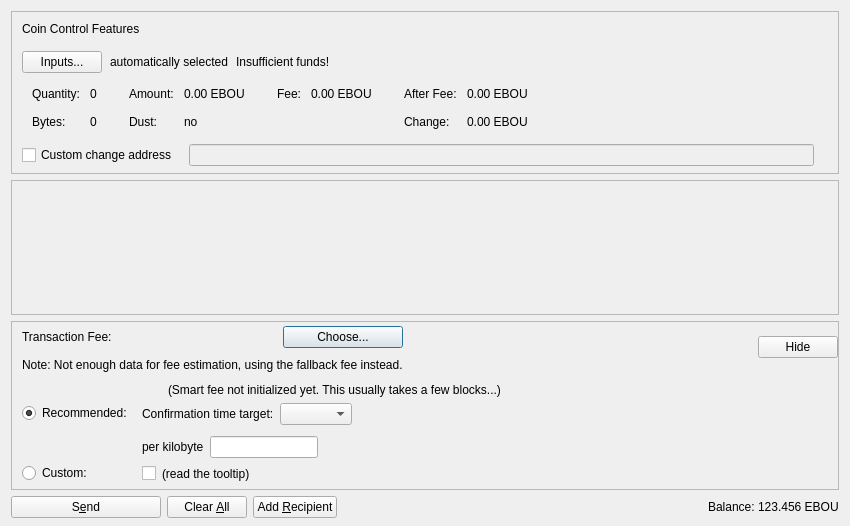
<?xml version="1.0" encoding="UTF-8"?>
<ui version="4.0">
 <class>SendCoinsDialog</class>
 <widget class="QDialog" name="SendCoinsDialog">
  <property name="geometry">
   <rect>
    <x>0</x>
    <y>0</y>
    <width>850</width>
    <height>526</height>
   </rect>
  </property>
  <property name="windowTitle">
   <string>Send Coins</string>
  </property>
  <layout class="QVBoxLayout" name="verticalLayout" stretch="0,1,0,0">
   <property name="bottomMargin">
    <number>8</number>
   </property>
   <item>
    <widget class="QFrame" name="frameCoinControl">
     <property name="sizePolicy">
      <sizepolicy hsizetype="Expanding" vsizetype="Expanding">
       <horstretch>0</horstretch>
       <verstretch>0</verstretch>
      </sizepolicy>
     </property>
     <property name="maximumSize">
      <size>
       <width>16777215</width>
       <height>16777215</height>
      </size>
     </property>
     <property name="frameShape">
      <enum>QFrame::StyledPanel</enum>
     </property>
     <property name="frameShadow">
      <enum>QFrame::Sunken</enum>
     </property>
     <layout class="QVBoxLayout" name="verticalLayoutCoinControl2">
      <property name="spacing">
       <number>0</number>
      </property>
      <property name="leftMargin">
       <number>0</number>
      </property>
      <property name="topMargin">
       <number>0</number>
      </property>
      <property name="rightMargin">
       <number>0</number>
      </property>
      <property name="bottomMargin">
       <number>6</number>
      </property>
      <item>
       <layout class="QVBoxLayout" name="verticalLayoutCoinControl" stretch="0,0,0,0,1">
        <property name="spacing">
         <number>0</number>
        </property>
        <property name="leftMargin">
         <number>10</number>
        </property>
        <property name="topMargin">
         <number>10</number>
        </property>
        <item>
         <layout class="QHBoxLayout" name="horizontalLayoutCoinControl1">
          <property name="bottomMargin">
           <number>15</number>
          </property>
          <item>
           <widget class="QLabel" name="labelCoinControlFeatures">
            <property name="sizePolicy">
             <sizepolicy hsizetype="Preferred" vsizetype="Maximum">
              <horstretch>0</horstretch>
              <verstretch>0</verstretch>
             </sizepolicy>
            </property>
            <property name="text">
             <string>Coin Control Features</string>
            </property>
           </widget>
          </item>
         </layout>
        </item>
        <item>
         <layout class="QHBoxLayout" name="horizontalLayoutCoinControl2" stretch="0,0,0,0">
          <property name="spacing">
           <number>8</number>
          </property>
          <property name="bottomMargin">
           <number>10</number>
          </property>
          <item>
           <widget class="QPushButton" name="pushButtonCoinControl">
            <property name="styleSheet">
             <string notr="true"/>
            </property>
            <property name="text">
             <string>Inputs...</string>
            </property>
            <property name="autoDefault">
             <bool>false</bool>
            </property>
           </widget>
          </item>
          <item>
           <widget class="QLabel" name="labelCoinControlAutomaticallySelected">
            <property name="text">
             <string>automatically selected</string>
            </property>
            <property name="margin">
             <number>5</number>
            </property>
           </widget>
          </item>
          <item>
           <widget class="QLabel" name="labelCoinControlInsuffFunds">
            <property name="text">
             <string>Insufficient funds!</string>
            </property>
            <property name="margin">
             <number>5</number>
            </property>
           </widget>
          </item>
          <item>
           <spacer name="horizontalSpacerCoinControl">
            <property name="orientation">
             <enum>Qt::Horizontal</enum>
            </property>
            <property name="sizeHint" stdset="0">
             <size>
              <width>40</width>
              <height>1</height>
             </size>
            </property>
           </spacer>
          </item>
         </layout>
        </item>
        <item>
         <widget class="QWidget" name="widgetCoinControl" native="true">
          <property name="sizePolicy">
           <sizepolicy hsizetype="Preferred" vsizetype="Preferred">
            <horstretch>0</horstretch>
            <verstretch>0</verstretch>
           </sizepolicy>
          </property>
          <property name="minimumSize">
           <size>
            <width>0</width>
            <height>0</height>
           </size>
          </property>
          <property name="styleSheet">
           <string notr="true"/>
          </property>
          <layout class="QHBoxLayout" name="horizontalLayoutCoinControl5">
           <property name="leftMargin">
            <number>0</number>
           </property>
           <property name="topMargin">
            <number>0</number>
           </property>
           <property name="rightMargin">
            <number>0</number>
           </property>
           <property name="bottomMargin">
            <number>0</number>
           </property>
           <item>
            <layout class="QHBoxLayout" name="horizontalLayoutCoinControl3" stretch="0,0,0,1">
             <property name="spacing">
              <number>20</number>
             </property>
             <property name="topMargin">
              <number>0</number>
             </property>
             <property name="bottomMargin">
              <number>10</number>
             </property>
             <item>
              <layout class="QFormLayout" name="formLayoutCoinControl1">
               <property name="horizontalSpacing">
                <number>10</number>
               </property>
               <property name="verticalSpacing">
                <number>14</number>
               </property>
               <property name="leftMargin">
                <number>10</number>
               </property>
               <property name="topMargin">
                <number>4</number>
               </property>
               <property name="rightMargin">
                <number>6</number>
               </property>
               <item row="0" column="0">
                <widget class="QLabel" name="labelCoinControlQuantityText">
                 <property name="text">
                  <string>Quantity:</string>
                 </property>
                 <property name="margin">
                  <number>0</number>
                 </property>
                </widget>
               </item>
               <item row="0" column="1">
                <widget class="QLabel" name="labelCoinControlQuantity">
                 <property name="cursor">
                  <cursorShape>IBeamCursor</cursorShape>
                 </property>
                 <property name="contextMenuPolicy">
                  <enum>Qt::ActionsContextMenu</enum>
                 </property>
                 <property name="text">
                  <string notr="true">0</string>
                 </property>
                 <property name="margin">
                  <number>0</number>
                 </property>
                 <property name="textInteractionFlags">
                  <set>Qt::LinksAccessibleByMouse|Qt::TextSelectableByKeyboard|Qt::TextSelectableByMouse</set>
                 </property>
                </widget>
               </item>
               <item row="1" column="0">
                <widget class="QLabel" name="labelCoinControlBytesText">
                 <property name="text">
                  <string>Bytes:</string>
                 </property>
                </widget>
               </item>
               <item row="1" column="1">
                <widget class="QLabel" name="labelCoinControlBytes">
                 <property name="cursor">
                  <cursorShape>IBeamCursor</cursorShape>
                 </property>
                 <property name="contextMenuPolicy">
                  <enum>Qt::ActionsContextMenu</enum>
                 </property>
                 <property name="text">
                  <string notr="true">0</string>
                 </property>
                 <property name="textInteractionFlags">
                  <set>Qt::LinksAccessibleByMouse|Qt::TextSelectableByKeyboard|Qt::TextSelectableByMouse</set>
                 </property>
                </widget>
               </item>
              </layout>
             </item>
             <item>
              <layout class="QFormLayout" name="formLayoutCoinControl2">
               <property name="horizontalSpacing">
                <number>10</number>
               </property>
               <property name="verticalSpacing">
                <number>14</number>
               </property>
               <property name="leftMargin">
                <number>6</number>
               </property>
               <property name="topMargin">
                <number>4</number>
               </property>
               <property name="rightMargin">
                <number>6</number>
               </property>
               <item row="0" column="0">
                <widget class="QLabel" name="labelCoinControlAmountText">
                 <property name="text">
                  <string>Amount:</string>
                 </property>
                 <property name="margin">
                  <number>0</number>
                 </property>
                </widget>
               </item>
               <item row="0" column="1">
                <widget class="QLabel" name="labelCoinControlAmount">
                 <property name="cursor">
                  <cursorShape>IBeamCursor</cursorShape>
                 </property>
                 <property name="contextMenuPolicy">
                  <enum>Qt::ActionsContextMenu</enum>
                 </property>
                 <property name="text">
                  <string notr="true">0.00 EBOU</string>
                 </property>
                 <property name="textInteractionFlags">
                  <set>Qt::LinksAccessibleByMouse|Qt::TextSelectableByKeyboard|Qt::TextSelectableByMouse</set>
                 </property>
                </widget>
               </item>
               <item row="1" column="0">
                <widget class="QLabel" name="labelCoinControlLowOutputText">
                 <property name="text">
                  <string>Dust:</string>
                 </property>
                </widget>
               </item>
               <item row="1" column="1">
                <widget class="QLabel" name="labelCoinControlLowOutput">
                 <property name="cursor">
                  <cursorShape>IBeamCursor</cursorShape>
                 </property>
                 <property name="contextMenuPolicy">
                  <enum>Qt::ActionsContextMenu</enum>
                 </property>
                 <property name="text">
                  <string notr="true">no</string>
                 </property>
                 <property name="textInteractionFlags">
                  <set>Qt::LinksAccessibleByMouse|Qt::TextSelectableByKeyboard|Qt::TextSelectableByMouse</set>
                 </property>
                </widget>
               </item>
              </layout>
             </item>
             <item>
              <layout class="QFormLayout" name="formLayoutCoinControl3">
               <property name="horizontalSpacing">
                <number>10</number>
               </property>
               <property name="verticalSpacing">
                <number>14</number>
               </property>
               <property name="leftMargin">
                <number>6</number>
               </property>
               <property name="topMargin">
                <number>4</number>
               </property>
               <property name="rightMargin">
                <number>6</number>
               </property>
               <item row="0" column="0">
                <widget class="QLabel" name="labelCoinControlFeeText">
                 <property name="text">
                  <string>Fee:</string>
                 </property>
                 <property name="margin">
                  <number>0</number>
                 </property>
                </widget>
               </item>
               <item row="0" column="1">
                <widget class="QLabel" name="labelCoinControlFee">
                 <property name="cursor">
                  <cursorShape>IBeamCursor</cursorShape>
                 </property>
                 <property name="contextMenuPolicy">
                  <enum>Qt::ActionsContextMenu</enum>
                 </property>
                 <property name="text">
                  <string notr="true">0.00 EBOU</string>
                 </property>
                 <property name="textInteractionFlags">
                  <set>Qt::LinksAccessibleByMouse|Qt::TextSelectableByKeyboard|Qt::TextSelectableByMouse</set>
                 </property>
                </widget>
               </item>
              </layout>
             </item>
             <item>
              <layout class="QFormLayout" name="formLayoutCoinControl4">
               <property name="horizontalSpacing">
                <number>10</number>
               </property>
               <property name="verticalSpacing">
                <number>14</number>
               </property>
               <property name="leftMargin">
                <number>6</number>
               </property>
               <property name="topMargin">
                <number>4</number>
               </property>
               <property name="rightMargin">
                <number>6</number>
               </property>
               <item row="0" column="0">
                <widget class="QLabel" name="labelCoinControlAfterFeeText">
                 <property name="text">
                  <string>After Fee:</string>
                 </property>
                 <property name="margin">
                  <number>0</number>
                 </property>
                </widget>
               </item>
               <item row="0" column="1">
                <widget class="QLabel" name="labelCoinControlAfterFee">
                 <property name="cursor">
                  <cursorShape>IBeamCursor</cursorShape>
                 </property>
                 <property name="contextMenuPolicy">
                  <enum>Qt::ActionsContextMenu</enum>
                 </property>
                 <property name="text">
                  <string notr="true">0.00 EBOU</string>
                 </property>
                 <property name="textInteractionFlags">
                  <set>Qt::LinksAccessibleByMouse|Qt::TextSelectableByKeyboard|Qt::TextSelectableByMouse</set>
                 </property>
                </widget>
               </item>
               <item row="1" column="0">
                <widget class="QLabel" name="labelCoinControlChangeText">
                 <property name="text">
                  <string>Change:</string>
                 </property>
                </widget>
               </item>
               <item row="1" column="1">
                <widget class="QLabel" name="labelCoinControlChange">
                 <property name="cursor">
                  <cursorShape>IBeamCursor</cursorShape>
                 </property>
                 <property name="contextMenuPolicy">
                  <enum>Qt::ActionsContextMenu</enum>
                 </property>
                 <property name="text">
                  <string notr="true">0.00 EBOU</string>
                 </property>
                 <property name="textInteractionFlags">
                  <set>Qt::LinksAccessibleByMouse|Qt::TextSelectableByKeyboard|Qt::TextSelectableByMouse</set>
                 </property>
                </widget>
               </item>
              </layout>
             </item>
            </layout>
           </item>
          </layout>
         </widget>
        </item>
        <item>
         <layout class="QHBoxLayout" name="horizontalLayoutCoinControl4" stretch="0,0,0">
          <property name="spacing">
           <number>12</number>
          </property>
          <property name="sizeConstraint">
           <enum>QLayout::SetDefaultConstraint</enum>
          </property>
          <property name="topMargin">
           <number>5</number>
          </property>
          <property name="rightMargin">
           <number>5</number>
          </property>
          <item>
           <widget class="QCheckBox" name="checkBoxCoinControlChange">
            <property name="toolTip">
             <string>If this is activated, but the change address is empty or invalid, change will be sent to a newly generated address.</string>
            </property>
            <property name="text">
             <string>Custom change address</string>
            </property>
           </widget>
          </item>
          <item>
           <widget class="QValidatedLineEdit" name="lineEditCoinControlChange">
            <property name="enabled">
             <bool>false</bool>
            </property>
            <property name="sizePolicy">
             <sizepolicy hsizetype="Expanding" vsizetype="Fixed">
              <horstretch>0</horstretch>
              <verstretch>0</verstretch>
             </sizepolicy>
            </property>
           </widget>
          </item>
          <item>
           <widget class="QLabel" name="labelCoinControlChangeLabel">
            <property name="sizePolicy">
             <sizepolicy hsizetype="Preferred" vsizetype="Expanding">
              <horstretch>0</horstretch>
              <verstretch>0</verstretch>
             </sizepolicy>
            </property>
            <property name="minimumSize">
             <size>
              <width>0</width>
              <height>0</height>
             </size>
            </property>
            <property name="text">
             <string/>
            </property>
            <property name="margin">
             <number>3</number>
            </property>
           </widget>
          </item>
         </layout>
        </item>
        <item>
         <spacer name="verticalSpacerCoinControl">
          <property name="orientation">
           <enum>Qt::Vertical</enum>
          </property>
          <property name="sizeHint" stdset="0">
           <size>
            <width>800</width>
            <height>1</height>
           </size>
          </property>
         </spacer>
        </item>
       </layout>
      </item>
     </layout>
    </widget>
   </item>
   <item>
    <widget class="QScrollArea" name="scrollArea">
     <property name="widgetResizable">
      <bool>true</bool>
     </property>
     <widget class="QWidget" name="scrollAreaWidgetContents">
      <property name="geometry">
       <rect>
        <x>0</x>
        <y>0</y>
        <width>830</width>
        <height>104</height>
       </rect>
      </property>
      <layout class="QVBoxLayout" name="verticalLayout_2" stretch="0,1">
       <property name="leftMargin">
        <number>0</number>
       </property>
       <property name="topMargin">
        <number>0</number>
       </property>
       <property name="rightMargin">
        <number>0</number>
       </property>
       <property name="bottomMargin">
        <number>0</number>
       </property>
       <item>
        <layout class="QVBoxLayout" name="entries">
         <property name="spacing">
          <number>6</number>
         </property>
        </layout>
       </item>
       <item>
        <spacer name="verticalSpacer">
         <property name="orientation">
          <enum>Qt::Vertical</enum>
         </property>
         <property name="sizeHint" stdset="0">
          <size>
           <width>20</width>
           <height>40</height>
          </size>
         </property>
        </spacer>
       </item>
      </layout>
     </widget>
    </widget>
   </item>
   <item>
    <widget class="QFrame" name="frameFee">
     <property name="sizePolicy">
      <sizepolicy hsizetype="Expanding" vsizetype="Expanding">
       <horstretch>0</horstretch>
       <verstretch>0</verstretch>
      </sizepolicy>
     </property>
     <property name="maximumSize">
      <size>
       <width>16777215</width>
       <height>16777215</height>
      </size>
     </property>
     <property name="frameShape">
      <enum>QFrame::StyledPanel</enum>
     </property>
     <property name="frameShadow">
      <enum>QFrame::Sunken</enum>
     </property>
     <layout class="QVBoxLayout" name="verticalLayoutFee1">
      <property name="spacing">
       <number>0</number>
      </property>
      <property name="leftMargin">
       <number>0</number>
      </property>
      <property name="topMargin">
       <number>0</number>
      </property>
      <property name="rightMargin">
       <number>0</number>
      </property>
      <property name="bottomMargin">
       <number>0</number>
      </property>
      <item>
       <layout class="QVBoxLayout" name="verticalLayoutFee2" stretch="0,0,0">
        <property name="spacing">
         <number>0</number>
        </property>
        <property name="leftMargin">
         <number>10</number>
        </property>
        <property name="topMargin">
         <number>0</number>
        </property>
        <item>
         <layout class="QHBoxLayout" name="horizontalLayoutFee1">
          <property name="bottomMargin">
           <number>0</number>
          </property>
          <item>
           <layout class="QVBoxLayout" name="verticalLayoutFee7">
            <property name="spacing">
             <number>0</number>
            </property>
            <item>
             <spacer name="verticalSpacerSmartFee">
              <property name="orientation">
               <enum>Qt::Vertical</enum>
              </property>
              <property name="sizeType">
               <enum>QSizePolicy::Fixed</enum>
              </property>
              <property name="sizeHint" stdset="0">
               <size>
                <width>1</width>
                <height>4</height>
               </size>
              </property>
             </spacer>
            </item>
            <item>
             <layout class="QHBoxLayout" name="horizontalLayoutSmartFee">
              <property name="spacing">
               <number>10</number>
              </property>
              <item>
               <widget class="QLabel" name="labelFeeHeadline">
                <property name="sizePolicy">
                 <sizepolicy hsizetype="Preferred" vsizetype="Maximum">
                  <horstretch>0</horstretch>
                  <verstretch>0</verstretch>
                 </sizepolicy>
                </property>
                <property name="text">
                 <string>Transaction Fee:</string>
                </property>
               </widget>
              </item>
              <item>
               <widget class="QLabel" name="labelFeeMinimized">
                <property name="text">
                 <string/>
                </property>
               </widget>
              </item>
              <item>
               <widget class="QPushButton" name="buttonChooseFee">
                <property name="text">
                 <string>Choose...</string>
                </property>
               </widget>
              </item>
             </layout>
            </item>
            <item>
             <spacer name="verticalSpacer_7">
              <property name="orientation">
               <enum>Qt::Vertical</enum>
              </property>
              <property name="sizeHint" stdset="0">
               <size>
                <width>1</width>
                <height>10</height>
               </size>
              </property>
             </spacer>
            </item>
            <item>
             <widget class="QLabel" name="fallbackFeeWarningLabel">
              <property name="toolTip">
               <string>Using the fallbackfee can result in sending a transaction that will take several hours or days (or never) to confirm. Consider choosing your fee manually or wait until you have validated the complete chain.</string>
              </property>
              <property name="text">
               <string>Note: Not enough data for fee estimation, using the fallback fee instead.</string>
              </property>
              <property name="wordWrap">
               <bool>false</bool>
              </property>
             </widget>
            </item>
            <item>
             <spacer name="verticalSpacer_5">
              <property name="orientation">
               <enum>Qt::Vertical</enum>
              </property>
              <property name="sizeHint" stdset="0">
               <size>
                <width>1</width>
                <height>1</height>
               </size>
              </property>
             </spacer>
            </item>
           </layout>
          </item>
          <item>
           <spacer name="horizontalSpacer_4">
            <property name="orientation">
             <enum>Qt::Horizontal</enum>
            </property>
            <property name="sizeHint" stdset="0">
             <size>
              <width>1</width>
              <height>1</height>
             </size>
            </property>
           </spacer>
          </item>
          <item>
           <widget class="QPushButton" name="buttonMinimizeFee">
            <property name="toolTip">
             <string>collapse fee-settings</string>
            </property>
            <property name="text">
             <string>Hide</string>
            </property>
           </widget>
          </item>
         </layout>
        </item>
        <item>
         <widget class="QFrame" name="frameFeeSelection">
          <layout class="QVBoxLayout" name="verticalLayoutFee12">
           <property name="spacing">
            <number>0</number>
           </property>
           <property name="leftMargin">
            <number>0</number>
           </property>
           <property name="topMargin">
            <number>0</number>
           </property>
           <property name="rightMargin">
            <number>0</number>
           </property>
           <property name="bottomMargin">
            <number>0</number>
           </property>
           <item>
            <layout class="QGridLayout" name="gridLayoutFee">
             <property name="topMargin">
              <number>10</number>
             </property>
             <property name="bottomMargin">
              <number>4</number>
             </property>
             <property name="horizontalSpacing">
              <number>10</number>
             </property>
             <property name="verticalSpacing">
              <number>4</number>
             </property>
             <item row="1" column="1">
              <layout class="QVBoxLayout" name="verticalLayoutFee8">
               <property name="spacing">
                <number>6</number>
               </property>
               <property name="topMargin">
                <number>3</number>
               </property>
               <item>
                <layout class="QHBoxLayout" name="horizontalLayoutFee13" stretch="0,0,1">
                 <item>
                  <widget class="QLabel" name="labelCustomPerKilobyte">
                   <property name="toolTip">
                    <string>If the custom fee is set to 1000 hybs and the transaction is only 250 bytes, then &quot;per kilobyte&quot; only pays 250 hybs in fee,&lt;br /&gt;while &quot;at least&quot; pays 1000 hybs. For transactions bigger than a kilobyte both pay by kilobyte.</string>
                   </property>
                   <property name="text">
                    <string>per kilobyte</string>
                   </property>
                  </widget>
                 </item>
                 <item>
                  <widget class="BitcoinAmountField" name="customFee"/>
                 </item>
                 <item>
                  <spacer name="horizontalSpacer_6">
                   <property name="orientation">
                    <enum>Qt::Horizontal</enum>
                   </property>
                   <property name="sizeHint" stdset="0">
                    <size>
                     <width>1</width>
                     <height>1</height>
                    </size>
                   </property>
                  </spacer>
                 </item>
                </layout>
               </item>
               <item>
                <layout class="QHBoxLayout" name="horizontalLayoutFee8">
                 <item>
                  <widget class="QCheckBox" name="checkBoxMinimumFee">
                   <property name="toolTip">
                    <string>Paying only the minimum fee is just fine as long as there is less transaction volume than space in the blocks.&lt;br /&gt;But be aware that this can end up in a never confirming transaction once there is more demand for ebou transactions than the network can process.</string>
                   </property>
                   <property name="text">
                    <string/>
                   </property>
                  </widget>
                 </item>
                 <item>
                  <widget class="QLabel" name="labelMinFeeWarning">
                   <property name="enabled">
                    <bool>true</bool>
                   </property>
                   <property name="toolTip">
                    <string>Paying only the minimum fee is just fine as long as there is less transaction volume than space in the blocks.&lt;br /&gt;But be aware that this can end up in a never confirming transaction once there is more demand for ebou transactions than the network can process.</string>
                   </property>
                   <property name="text">
                    <string>(read the tooltip)</string>
                   </property>
                   <property name="margin">
                    <number>5</number>
                   </property>
                  </widget>
                 </item>
                 <item>
                  <spacer name="horizontalSpacer_2">
                   <property name="orientation">
                    <enum>Qt::Horizontal</enum>
                   </property>
                   <property name="sizeHint" stdset="0">
                    <size>
                     <width>1</width>
                     <height>1</height>
                    </size>
                   </property>
                  </spacer>
                 </item>
                </layout>
               </item>
              </layout>
             </item>
             <item row="0" column="0">
              <layout class="QVBoxLayout" name="verticalLayoutFee4" stretch="0,1">
               <property name="topMargin">
                <number>20</number>
               </property>
               <property name="bottomMargin">
                <number>3</number>
               </property>
               <item>
                <widget class="QRadioButton" name="radioSmartFee">
                 <property name="text">
                  <string>Recommended:</string>
                 </property>
                 <property name="checked">
                  <bool>true</bool>
                 </property>
                 <attribute name="buttonGroup">
                  <string notr="true">groupFee</string>
                 </attribute>
                </widget>
               </item>
               <item>
                <spacer name="verticalSpacer_2">
                 <property name="orientation">
                  <enum>Qt::Vertical</enum>
                 </property>
                 <property name="sizeHint" stdset="0">
                  <size>
                   <width>1</width>
                   <height>1</height>
                  </size>
                 </property>
                </spacer>
               </item>
              </layout>
             </item>
             <item row="1" column="0">
              <layout class="QVBoxLayout" name="verticalLayoutFee9" stretch="0,1">
               <property name="topMargin">
                <number>30</number>
               </property>
               <item>
                <widget class="QRadioButton" name="radioCustomFee">
                 <property name="text">
                  <string>Custom:</string>
                 </property>
                 <attribute name="buttonGroup">
                  <string notr="true">groupFee</string>
                 </attribute>
                </widget>
               </item>
               <item>
                <spacer name="verticalSpacer_6">
                 <property name="orientation">
                  <enum>Qt::Vertical</enum>
                 </property>
                 <property name="sizeHint" stdset="0">
                  <size>
                   <width>1</width>
                   <height>1</height>
                  </size>
                 </property>
                </spacer>
               </item>
              </layout>
             </item>
             <item row="0" column="1">
              <layout class="QVBoxLayout" name="verticalLayoutFee3" stretch="0,0,1">
               <property name="spacing">
                <number>6</number>
               </property>
               <property name="topMargin">
                <number>0</number>
               </property>
               <property name="bottomMargin">
                <number>3</number>
               </property>
               <item>
                <layout class="QHBoxLayout" name="horizontalLayoutFee12">
                 <item>
                  <widget class="QLabel" name="labelSmartFee">
                   <property name="text">
                    <string/>
                   </property>
                   <property name="margin">
                    <number>2</number>
                   </property>
                  </widget>
                 </item>
                 <item>
                  <widget class="QLabel" name="labelFeeEstimation">
                   <property name="text">
                    <string/>
                   </property>
                  </widget>
                 </item>
                 <item>
                  <widget class="QLabel" name="labelSmartFee2">
                   <property name="text">
                    <string>(Smart fee not initialized yet. This usually takes a few blocks...)</string>
                   </property>
                   <property name="margin">
                    <number>2</number>
                   </property>
                  </widget>
                 </item>
                 <item>
                  <spacer name="horizontalSpacer_5">
                   <property name="orientation">
                    <enum>Qt::Horizontal</enum>
                   </property>
                   <property name="sizeHint" stdset="0">
                    <size>
                     <width>1</width>
                     <height>1</height>
                    </size>
                   </property>
                  </spacer>
                 </item>
                </layout>
               </item>
               <item>
                <layout class="QHBoxLayout" name="horizontalLayoutFee9">
                 <item>
                  <layout class="QVBoxLayout" name="verticalLayoutFee6">
                   <item>
                    <widget class="QLabel" name="labelSmartFee3">
                     <property name="text">
                      <string>Confirmation time target:</string>
                     </property>
                     <property name="margin">
                      <number>2</number>
                     </property>
                    </widget>
                   </item>
                  </layout>
                 </item>
                 <item>
                  <layout class="QVBoxLayout" name="verticalLayoutFee5">
                   <property name="rightMargin">
                    <number>30</number>
                   </property>
                   <item>
                    <layout class="QHBoxLayout" name="horizontalLayoutConfTarget">
                     <property name="bottomMargin">
                      <number>0</number>
                     </property>
                     <item>
                      <widget class="QComboBox" name="confTargetSelector"/>
                     </item>
                     <item>
                      <spacer name="horizontalSpacerConfTarget">
                       <property name="orientation">
                        <enum>Qt::Horizontal</enum>
                       </property>
                       <property name="sizeHint" stdset="0">
                        <size>
                         <width>40</width>
                         <height>20</height>
                        </size>
                       </property>
                      </spacer>
                     </item>
                    </layout>
                   </item>
                  </layout>
                 </item>
                </layout>
               </item>
               <item>
                <spacer name="verticalSpacer_4">
                 <property name="orientation">
                  <enum>Qt::Vertical</enum>
                 </property>
                 <property name="sizeHint" stdset="0">
                  <size>
                   <width>1</width>
                   <height>1</height>
                  </size>
                 </property>
                </spacer>
               </item>
              </layout>
             </item>
            </layout>
           </item>
          </layout>
         </widget>
        </item>
        <item>
         <spacer name="verticalSpacerFee">
          <property name="orientation">
           <enum>Qt::Vertical</enum>
          </property>
          <property name="sizeHint" stdset="0">
           <size>
            <width>800</width>
            <height>1</height>
           </size>
          </property>
         </spacer>
        </item>
       </layout>
      </item>
     </layout>
    </widget>
   </item>
   <item>
    <layout class="QHBoxLayout" name="horizontalLayout">
     <item>
      <widget class="QPushButton" name="sendButton">
       <property name="minimumSize">
        <size>
         <width>150</width>
         <height>0</height>
        </size>
       </property>
       <property name="toolTip">
        <string>Confirm the send action</string>
       </property>
       <property name="text">
        <string>S&amp;end</string>
       </property>
       <property name="autoDefault">
        <bool>false</bool>
       </property>
       <property name="default">
        <bool>false</bool>
       </property>
      </widget>
     </item>
     <item>
      <widget class="QPushButton" name="clearButton">
       <property name="sizePolicy">
        <sizepolicy hsizetype="Minimum" vsizetype="Fixed">
         <horstretch>0</horstretch>
         <verstretch>0</verstretch>
        </sizepolicy>
       </property>
       <property name="toolTip">
        <string>Clear all fields of the form.</string>
       </property>
       <property name="text">
        <string>Clear &amp;All</string>
       </property>
       <property name="autoDefault">
        <bool>false</bool>
       </property>
      </widget>
     </item>
     <item>
      <widget class="QPushButton" name="addButton">
       <property name="toolTip">
        <string>Send to multiple recipients at once</string>
       </property>
       <property name="text">
        <string>Add &amp;Recipient</string>
       </property>
       <property name="autoDefault">
        <bool>false</bool>
       </property>
      </widget>
     </item>
     <item>
      <spacer name="horizontalSpacer">
       <property name="orientation">
        <enum>Qt::Horizontal</enum>
       </property>
       <property name="sizeHint" stdset="0">
        <size>
         <width>40</width>
         <height>20</height>
        </size>
       </property>
      </spacer>
     </item>
     <item>
      <layout class="QHBoxLayout" name="horizontalLayout_2">
       <property name="spacing">
        <number>3</number>
       </property>
       <item>
        <widget class="QLabel" name="labelBalanceText">
         <property name="text">
          <string>Balance:</string>
         </property>
        </widget>
       </item>
       <item>
        <widget class="QLabel" name="labelBalance">
         <property name="sizePolicy">
          <sizepolicy hsizetype="Preferred" vsizetype="Preferred">
           <horstretch>0</horstretch>
           <verstretch>0</verstretch>
          </sizepolicy>
         </property>
         <property name="cursor">
          <cursorShape>IBeamCursor</cursorShape>
         </property>
         <property name="text">
          <string notr="true">123.456 EBOU</string>
         </property>
         <property name="textInteractionFlags">
          <set>Qt::LinksAccessibleByMouse|Qt::TextSelectableByKeyboard|Qt::TextSelectableByMouse</set>
         </property>
        </widget>
       </item>
      </layout>
     </item>
    </layout>
   </item>
  </layout>
 </widget>
 <customwidgets>
  <customwidget>
   <class>QValidatedLineEdit</class>
   <extends>QLineEdit</extends>
   <header>qt/qvalidatedlineedit.h</header>
  </customwidget>
  <customwidget>
   <class>BitcoinAmountField</class>
   <extends>QLineEdit</extends>
   <header>qt/bitcoinamountfield.h</header>
   <container>1</container>
  </customwidget>
 </customwidgets>
 <resources>
  <include location="../ebou.qrc"/>
 </resources>
 <connections/>
 <buttongroups>
  <buttongroup name="groupFee"/>
 </buttongroups>
</ui>
